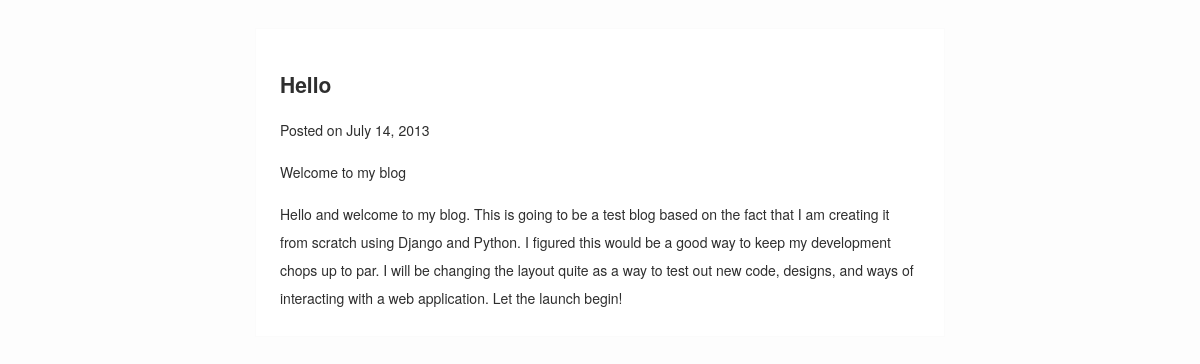
/hello/, run on the app's committed database.
### blog/models.py (models this page shows, shortened)
class Post(models.Model):
    title = models.CharField(max_length=255)
    slug = models.SlugField(unique=True, max_length=255)
    description = models.CharField(max_length=255)
    content = models.TextField()
    published = models.BooleanField(default=True)
    created = models.DateTimeField(auto_now_add=True)
    class Meta:
        ordering = ['-created']

### blog/views.py (the view)
# urls.py: url(r'^(?P<slug>[\w\-]+)/$', 'blog.views.post'),
def post(request, slug):
    post = get_object_or_404(Post, slug=slug)
    return render(request, 'blog/post.html', {'post': post})

### netmag/templates/blog/post.html (shortened to what this page needs)
{% extends 'base.html' %}
{% block content %}
<article>
    <header>
        <h1> {{post.title}} </h1>
        <p>
            Posted on
            <time datetime="{{post.created|date:"c"}}">
            {{post.created|date}}
            </time>
        </p>
    </header>
    <p class="description">
        {{post.description}}
    </p>
    {{post.content|safe}}
</article>
{% endblock %}

### netmag/templates/base.html (shortened to what this page needs)
<!DOCTYPE html>
<html>
    <head>
        <link rel="stylesheet" type="text/css" href="{{STATIC_URL}}style.css">
        </head>
    <body>
        <div class="content">
            {% block content %}
        {% endblock %}
        </div>
    </body>
</html>

### netmag/static/style.css (style rules this page uses)
body { background-color: #fdfdfd; color: #2e2e2e; margin: 0; padding: 0; font-size: 14px; line-height: 28px; font-family: 'Helvetica Neue', Helvetica, Arial, sans-serif; }
div.content { border: 1px solid #fbfbfb; background-color: #fff; max-width: 640px; width: 96%; padding: 2%; margin: 28px auto; }

### data on the page
Post: title "Hello", created "July 14, 2013", description "Welcome to my blog", content "Hello and welcome to my blog. This is going to be a test blog based on the fact that I am creating it from scratch using Django and Python. I figured this would be a good way to keep my development chops up to par. I will be changing the layout quite as a way to test out new code, designs, and ways of interacting with a web application. Let the launch begin!"
